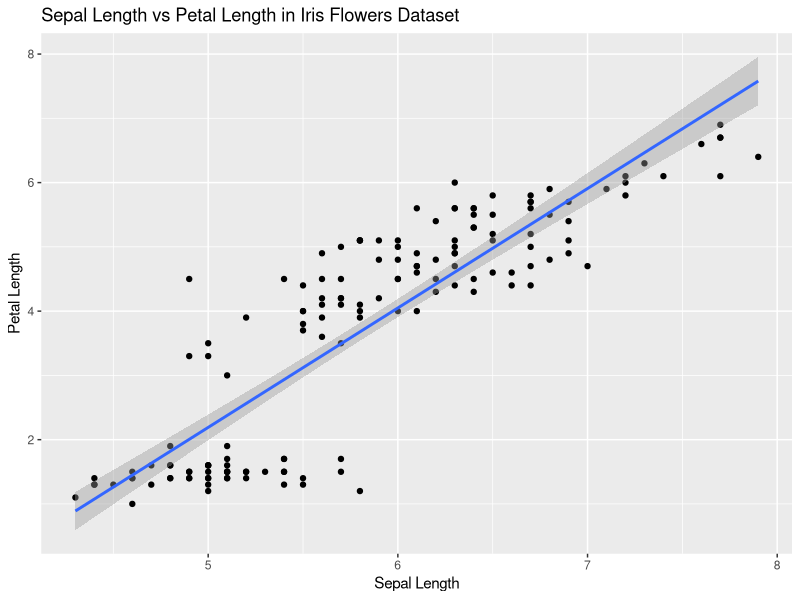
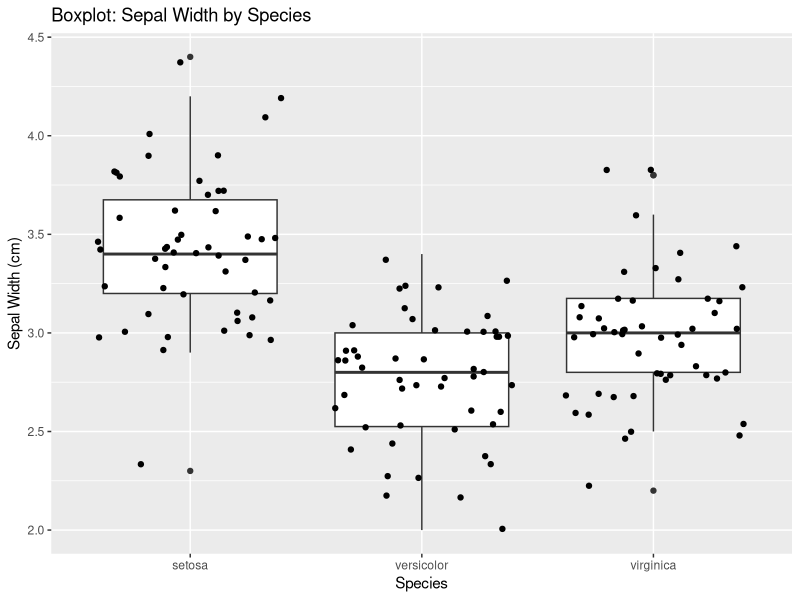
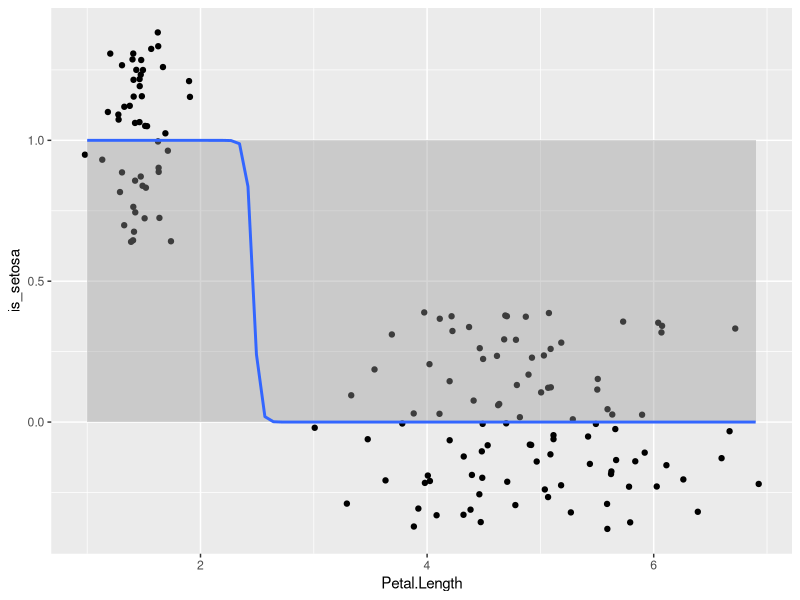
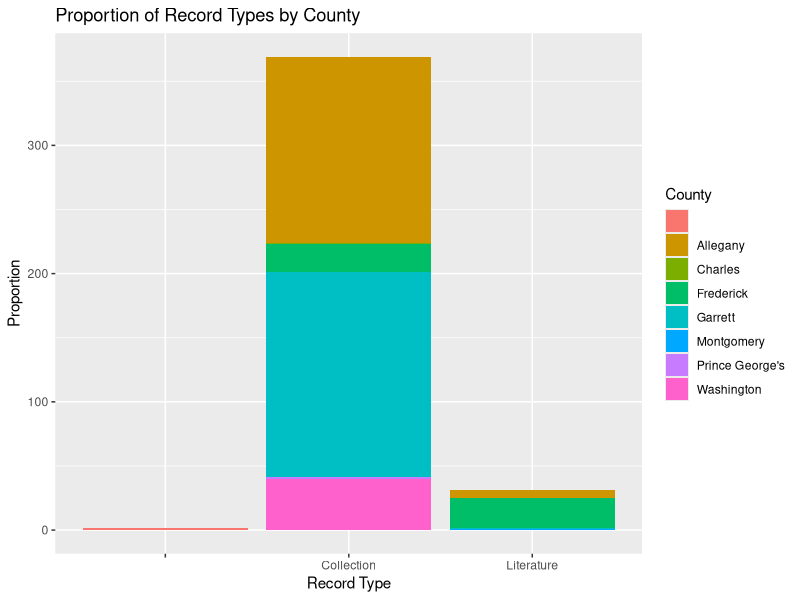

These figures' R source, in order:
## ---- chunk 1

library(ggplot2)
head(iris)

#x and y are continuous variables and Display the relationship between the variables, Include a fitted regression line

ggplot(iris, aes(x = Sepal.Length, y = Petal.Length)) +
  geom_point() +
  geom_smooth(method = "lm") +
  labs(title = "Sepal Length vs Petal Length in Iris Flowers Dataset",
    x = "Sepal Length",
    y = "Petal Length",)

#(x) is a categorical variable representing groups (e.g., treatment A/B/C), (y) is continuous

ggplot(iris, aes(x = Species, y = Sepal.Width)) +
  geom_boxplot() +
  geom_jitter() +
  labs(title = "Boxplot: Sepal Width by Species",
  x = "Species",
  y = "Sepal Width (cm)")

#Use a dataset where (x) is continuous (y) is binary (0/1)
#First i need to create a binary variable where 1 if setosa or 0 if not

iris$is_setosa <- ifelse(iris$Species == "setosa", 1, 0)
ggplot(iris, aes(x = Petal.Length, y = is_setosa)) +
  geom_jitter() +
  geom_smooth(method = "glm", method.args = list(family = "binomial"))

# Q4 using Hogan_Plecopetra_dataset bc it has a bunch of discrete x and y, Use a dataset where both variables are categorical. 
# had to clear off top part of the file because when converting to csv positron wasn't reading it right. 
# notes- not sure why there is a red bar on the left of the figure, I think its another county that wasn't coverted properly or a record type that was wrong or something but I gave up

Plecopetera_data <- read.csv("Hogan_Plecoptera_Dataset_copy_csv.csv")
head(Plecopetera_data)
str(Plecopetera_data)

ggplot(Plecopetera_data, aes(x = Type, fill = county)) +
  geom_bar() +
  labs(title = "Proportion of Record Types by County",
       x = "Record Type",
       y = "Proportion",
       fill = "County")
